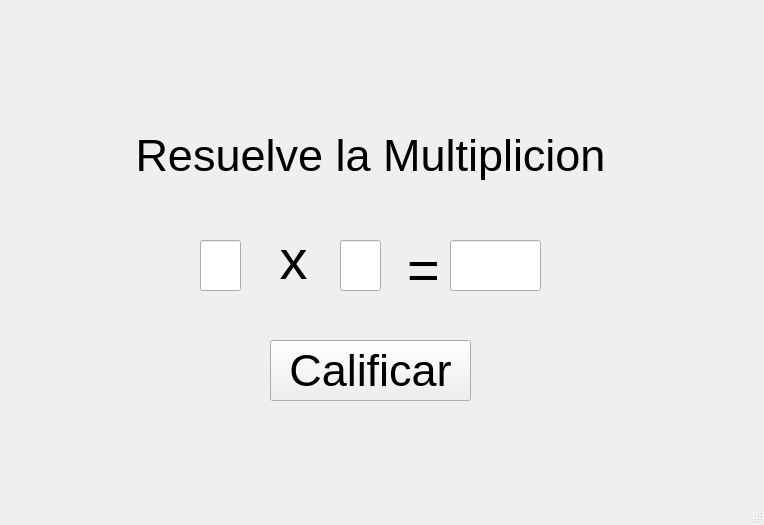
<?xml version="1.0" encoding="UTF-8"?>
<ui version="4.0">
 <class>MainWindow</class>
 <widget class="QMainWindow" name="MainWindow">
  <property name="geometry">
   <rect>
    <x>0</x>
    <y>0</y>
    <width>764</width>
    <height>525</height>
   </rect>
  </property>
  <property name="windowTitle">
   <string>MainWindow</string>
  </property>
  <widget class="QWidget" name="centralwidget">
   <widget class="QLabel" name="label_3">
    <property name="geometry">
     <rect>
      <x>640</x>
      <y>0</y>
      <width>121</width>
      <height>131</height>
     </rect>
    </property>
    <property name="text">
     <string/>
    </property>
    <property name="pixmap">
     <pixmap resource="recursos_proyecto.qrc">:/LOGO/Imagenes/HD-wallpaper-bob-esponja-mafioso-bob-esponja-gangster-mafioso-meme.jpg</pixmap>
    </property>
    <property name="scaledContents">
     <bool>true</bool>
    </property>
   </widget>
   <widget class="QLabel" name="label_4">
    <property name="geometry">
     <rect>
      <x>110</x>
      <y>0</y>
      <width>531</width>
      <height>81</height>
     </rect>
    </property>
    <property name="text">
     <string/>
    </property>
    <property name="pixmap">
     <pixmap resource="recursos_proyecto.qrc">:/UAT_FIANS/Imagenes/FIANS.png</pixmap>
    </property>
    <property name="scaledContents">
     <bool>true</bool>
    </property>
   </widget>
   <widget class="QLabel" name="label_5">
    <property name="geometry">
     <rect>
      <x>0</x>
      <y>0</y>
      <width>111</width>
      <height>121</height>
     </rect>
    </property>
    <property name="text">
     <string/>
    </property>
    <property name="pixmap">
     <pixmap resource="recursos_proyecto.qrc">:/NUMEROS/Imagenes/Boca_Juniors_logo18.svg.png</pixmap>
    </property>
    <property name="scaledContents">
     <bool>true</bool>
    </property>
   </widget>
   <widget class="QLabel" name="label">
    <property name="geometry">
     <rect>
      <x>270</x>
      <y>230</y>
      <width>47</width>
      <height>61</height>
     </rect>
    </property>
    <property name="font">
     <font>
      <pointsize>42</pointsize>
     </font>
    </property>
    <property name="text">
     <string>x</string>
    </property>
    <property name="alignment">
     <set>Qt::AlignBottom|Qt::AlignHCenter</set>
    </property>
   </widget>
   <widget class="QLabel" name="label_2">
    <property name="geometry">
     <rect>
      <x>110</x>
      <y>120</y>
      <width>521</width>
      <height>61</height>
     </rect>
    </property>
    <property name="font">
     <font>
      <pointsize>34</pointsize>
     </font>
    </property>
    <property name="text">
     <string>Resuelve la Multiplicion</string>
    </property>
    <property name="alignment">
     <set>Qt::AlignBottom|Qt::AlignHCenter</set>
    </property>
   </widget>
   <widget class="QLineEdit" name="num1">
    <property name="geometry">
     <rect>
      <x>200</x>
      <y>240</y>
      <width>41</width>
      <height>51</height>
     </rect>
    </property>
    <property name="font">
     <font>
      <pointsize>42</pointsize>
     </font>
    </property>
    <property name="text">
     <string/>
    </property>
    <property name="alignment">
     <set>Qt::AlignCenter</set>
    </property>
    <property name="readOnly">
     <bool>true</bool>
    </property>
   </widget>
   <widget class="QLabel" name="label_6">
    <property name="geometry">
     <rect>
      <x>400</x>
      <y>240</y>
      <width>47</width>
      <height>61</height>
     </rect>
    </property>
    <property name="font">
     <font>
      <pointsize>42</pointsize>
     </font>
    </property>
    <property name="text">
     <string>=</string>
    </property>
    <property name="alignment">
     <set>Qt::AlignBottom|Qt::AlignHCenter</set>
    </property>
   </widget>
   <widget class="QLineEdit" name="num2">
    <property name="geometry">
     <rect>
      <x>340</x>
      <y>240</y>
      <width>41</width>
      <height>51</height>
     </rect>
    </property>
    <property name="font">
     <font>
      <pointsize>42</pointsize>
     </font>
    </property>
    <property name="text">
     <string/>
    </property>
    <property name="alignment">
     <set>Qt::AlignCenter</set>
    </property>
    <property name="readOnly">
     <bool>true</bool>
    </property>
   </widget>
   <widget class="QLineEdit" name="respuesta">
    <property name="geometry">
     <rect>
      <x>450</x>
      <y>240</y>
      <width>91</width>
      <height>51</height>
     </rect>
    </property>
    <property name="font">
     <font>
      <pointsize>42</pointsize>
     </font>
    </property>
    <property name="text">
     <string/>
    </property>
    <property name="alignment">
     <set>Qt::AlignCenter</set>
    </property>
   </widget>
   <widget class="QPushButton" name="resultado">
    <property name="geometry">
     <rect>
      <x>270</x>
      <y>340</y>
      <width>201</width>
      <height>61</height>
     </rect>
    </property>
    <property name="font">
     <font>
      <pointsize>34</pointsize>
     </font>
    </property>
    <property name="text">
     <string>Calificar</string>
    </property>
   </widget>
  </widget>
  <widget class="QMenuBar" name="menubar">
   <property name="geometry">
    <rect>
     <x>0</x>
     <y>0</y>
     <width>764</width>
     <height>22</height>
    </rect>
   </property>
  </widget>
  <widget class="QStatusBar" name="statusbar"/>
 </widget>
 <resources>
  <include location="recursos_proyecto.qrc"/>
  <include location="../PIP_UNIDAD_2_2021_3/recursos_proyecto.qrc"/>
 </resources>
 <connections/>
</ui>
